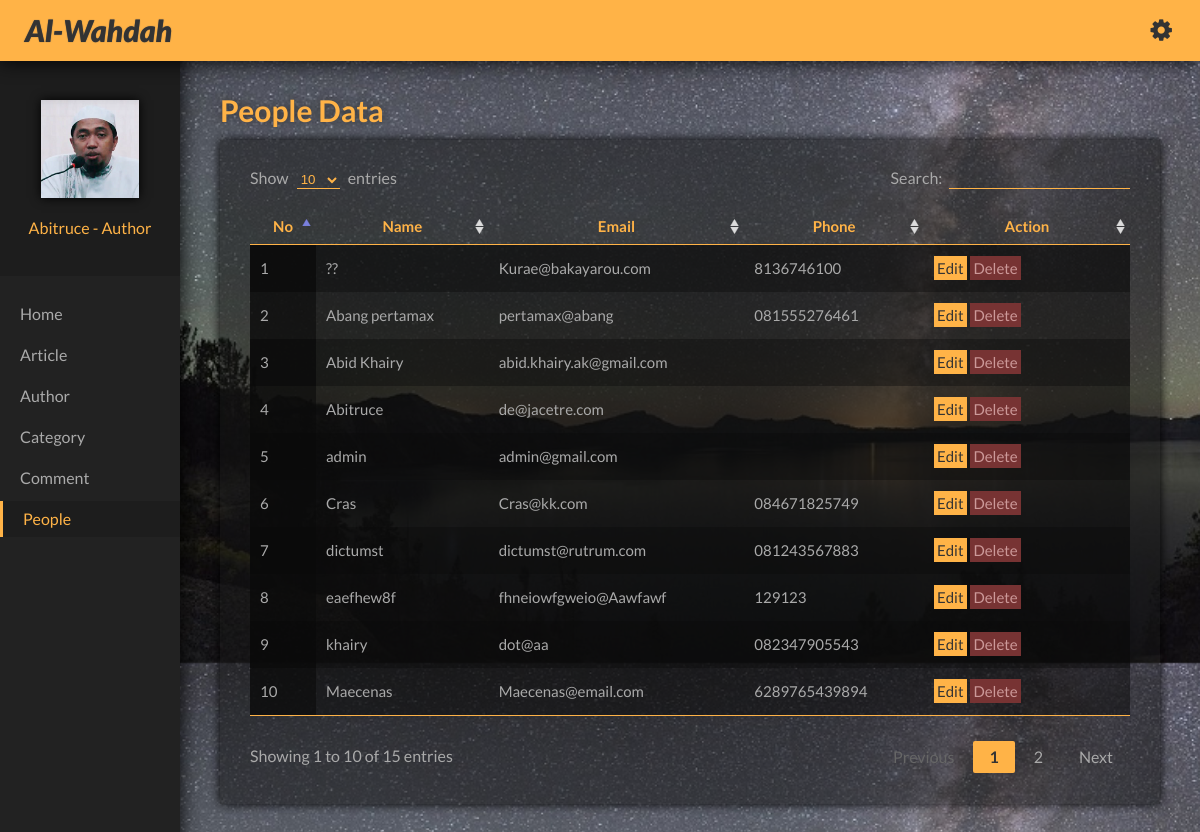
Page /admin/people.php (signed in) on the committed database.
### tables this page shows
CREATE TABLE `people` (
  `people_id` int(4) NOT NULL,
  `people_name` varchar(100) NOT NULL,
  `people_email` varchar(100) NOT NULL,
  `people_phone` varchar(14) DEFAULT NULL
);

### admin/people.php (the view, shortened to what this page needs)
<?php
	if (isset($_SESSION['login'])){
?>
<!DOCTYPE html>
<html>
	<head>
		<link href="js/plugin/datatables/datatables.min.css" rel="stylesheet" type="text/css">
		<link rel="stylesheet" type="text/css" href="css/font-awesome.min.css">
		<link href="css/style2.css" rel="stylesheet" type="text/css">
	</head>
	<body>
		<div id="container" class="admin clearfix">
			<?php
				include 'admin_header.php';
				include 'admin_sidebar.php';
			?>
			<div id="main" class="clearfix">
				<h2>People Data</h2>
				<div class="content clearfix">
					<table id="table" class="display" cellspacing="0" width="100%">
						<thead>
							<tr>
								<th>No</th>
								<th>Name</th>
								<th>Email</th>
								<th>Phone</th>
								<th>Action</th>
							</tr>
						</thead>
						<tbody>
							<?php
							include 'proses/koneksi.php';
							$sql = mysqli_query($connect,"SELECT * FROM people ORDER BY people_name ASC");
							$no = 1;
							while($row = mysqli_fetch_array($sql)){
								echo "<tr>
										<td>".$no++."</td>
										<td>".$row['people_name']."</td>
										<td>".$row['people_email']."</td>
										<td>".$row['people_phone']."</td>
										<td>
											<a class='edt' href='people_edit.php?ID=$row[people_id]'>Edit</a>
											<a class='del' href='proses/proses_people_delete.php?ID=$row[people_id]'>Delete</a>
										</td>
									</tr>";
							}
							?>
						</tbody>
					</table>
				</div>
			</div>
		</div>
	</body>
</html>
<?php
	} else {
		header("location:login.php");
	}
?>

### admin/css/style2.css (style rules this page uses)
html, body, div, span, applet, object, iframe, h1, h2, h3, h4, h5, h6, p, blockquote, pre, a, abbr, acronym, address, big, cite, code, del, dfn, em, img, ins, kbd, q, s, samp, small, strike, strong, sub, sup, tt, var, b, u, i, center, dl, dt, dd, ol, ul, li, fieldset, form, label, legend, table, caption, tbody, tfoot, thead, tr, th, td, article, aside, canvas, details, embed, figure, figcaption, footer, header, hgroup, menu, nav, output, ruby, section, summary, time, mark, audio, video { margin: 0; padding: 0; border: 0; font-size: 100%; font: inherit; vertical-align: baseline; }
body { line-height: 1; }
table { border-collapse: collapse; border-spacing: 0; }
.clearfix:after { visibility: hidden; display: block; font-size: 0; content: " "; clear: both; height: 0; }
body { background-image: url(../images/bg-login2.jpeg); background-size: 130%; background-attachment: fixed; font-family: 'lato',sans-serif; }
a { color: inherit; text-decoration: none; }
#main { float: right; width: 85%; box-sizing: border-box; padding: 90px 40px; }
#main h2 { font-size: 30px; font-weight: 700; color: #FFB347; text-shadow: 0 0 10px #333; float: left; padding-top: 5px; }
.content { background: rgba(20,20,20,0.5); padding: 30px; margin: 50px auto; box-shadow: 0 0 10px #000; }
.tbl td a { margin-right: 1px; }
.tbl .edt { padding: 3px; background: #FFB347; color: #333; }
.tbl .del { padding: 3px; background: #733; color: #c99; }
.tbl table { padding: 20px 0 0 0; margin: 0 0 20px 0; color: #aaa; font-size: 15px; border-bottom: 1px solid #FFB347 !important; }
table.dataTable.display tbody tr td:first-child, table.dataTable thead th:first-child { width: 30px !important; }
table.dataTable.display tbody tr td:last-child, table.dataTable thead th:last-child { width: 170px !important; }
table.dataTable thead th { border-bottom-color: #FFB347; color: #FFB347; }
table.dataTable.display tbody tr.odd td { border-bottom: 1px solid transparent; border-top: 1px solid transparent; }
table.dataTable.display tbody tr.even td { border-bottom: 1px solid transparent; border-top: 1px solid transparent; }
table.dataTable.display tbody tr.odd { background: rgba(10,10,10,0.7); }
table.dataTable.display tbody tr.odd>.sorting_1 { background: rgba(10,10,10,0.8); }
table.dataTable.display tbody tr.even { background: rgba(10,10,10,0.5); }
table.dataTable.display tbody tr.even>.sorting_1 { background: rgba(10,10,10,0.6); }
table.dataTable tbody td { padding: 15px 10px; }

### rows in the picture
people: people_name "??", people_email "Kurae@bakayarou.com", people_phone "8136746100"
people: people_name "Abang pertamax", people_email "pertamax@abang", people_phone "081555276461"
people: people_name "Abid Khairy", people_email "abid.khairy.ak@gmail.com"
people: people_name "Abitruce", people_email "de@jacetre.com"
people: people_name "admin", people_email "admin@gmail.com"
people: people_name "Cras", people_email "Cras@kk.com", people_phone "084671825749"
people: people_name "dictumst", people_email "dictumst@rutrum.com", people_phone "081243567883"
people: people_name "eaefhew8f", people_email "fhneiowfgweio@Aawfawf", people_phone "129123"
people: people_name "khairy", people_email "dot@aa", people_phone "082347905543"
people: people_name "Maecenas", people_email "Maecenas@email.com", people_phone "6289765439894"

### other values in the picture
$_SESSION['author_name'] "Abitruce"
